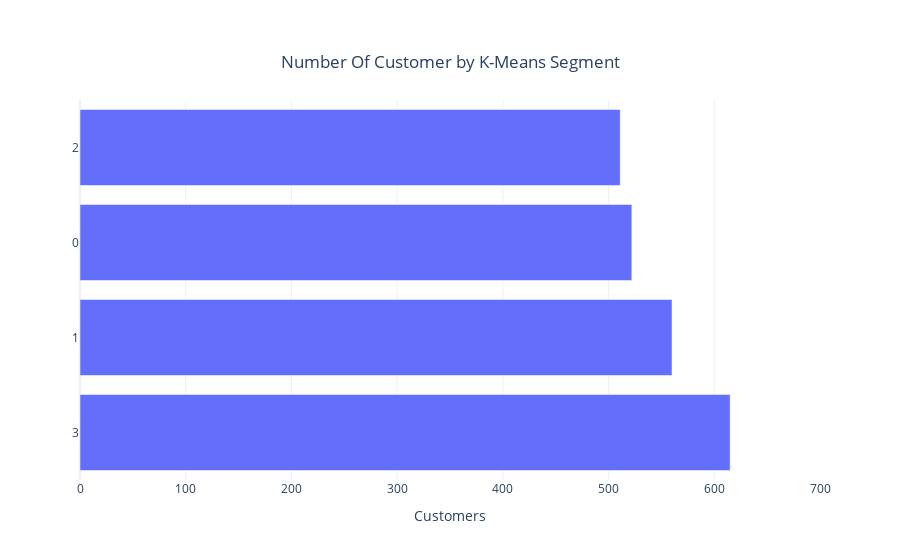

The code cell stored with this chart in its notebook:
### Code cell
bar = go.Bar(y = pd.DataFrame(rfm['k_means_segment'].value_counts()).index,
              x = pd.DataFrame(rfm['k_means_segment'].value_counts())['k_means_segment'].values,
              name = str(pd.DataFrame(rfm['k_means_segment'].value_counts())['k_means_segment'].values),
              orientation = 'h')

layout = go.Layout(title = {'text' : "Number Of Customer by K-Means Segment",
                            "y" : 0.9,
                            "x" : 0.5,
                            "xanchor" : "center",
                            "yanchor" : "top"},
                   xaxis = dict(title = 'Customers'),
                   template = 'plotly_white')

fig = go.Figure(data = bar, layout = layout)
fig.update_xaxes(range = [0,700])
iplot(fig)

### Figure 1 — Plotly figure (JSON) as saved in the notebook; plotly's stock layout.template omitted (floating-point values rounded to 4 significant figures)
{"data": [{"name": "[615 560 522 511]", "orientation": "h", "type": "bar", "x": [615, 560, 522, 511], "y": ["3", "1", "0", "2"]}], "layout": {"title": {"text": "Number Of Customer by K-Means Segment", "x": 0.5, "xanchor": "center", "y": 0.9, "yanchor": "top"}, "xaxis": {"range": [0, 700], "title": {"text": "Customers"}}}}
